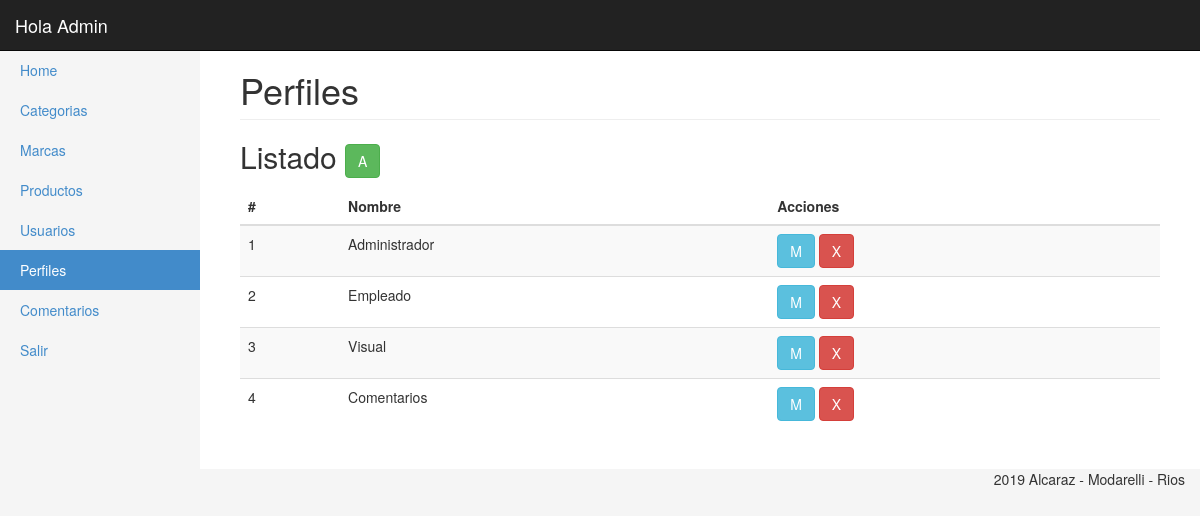
Screenshot of /_admin/perfiles.php (signed in) with the database file from the repository.
### tables this page shows
CREATE TABLE `perfil` (
  `id` int(11) NOT NULL,
  `nombre` varchar(100) NOT NULL
);

### _admin/clases/perfil.php (called while the page is built, shortened)
<?
Class Perfil{
	private $con;
	public function __construct($con){
		$this->con = $con;
	}
	public function getList(){
		$query = "SELECT id, nombre
		           FROM perfil";
        return $this->con->query($query);
	}
}
?>

### _admin/perfiles.php (the view, shortened to what this page needs)
<?
require('inc/header.php');
?>
<div class="container-fluid">
      <?$perfilMenu = 'Perfiles';
	 $perfiles = new Perfil($con);
	include('inc/side_bar.php');
        ?>
        <div class="col-sm-9 col-md-10 main">
		  <h1 class="page-header">
            Perfiles
          </h1>
			<h2 class="sub-header">Listado
			<?if(in_array('profile.add',$_SESSION['usuario']['permisos'])){?>
				<a href="perfiles_ae.php"><button type="button" class="btn btn-success" title="Agregar">A</button></a>
			<?}?>
			</h2>
          <div class="table-responsive">
            <table class="table table-striped">
              <thead>
                <tr>
                  <th>#</th>
                  <th>Nombre</th>
				  <th>Acciones</th>
                </tr>
              </thead>
			  <tbody>
				<?
					foreach($perfiles->getList() as $perfil){?>
						<tr>
						  <td><?=$perfil['id'];?></td>
						  <td><?=$perfil['nombre'];?></td>
						  <td>
							<?if(in_array('profile.edit',$_SESSION['usuario']['permisos'])){?>
								<a href="perfiles_ae.php?edit=<?=$perfil['id']?>"><button type="button" class="btn btn-info" title="Modificar">M</button></a>
							<?}?>
							<?if(in_array('profile.del',$_SESSION['usuario']['permisos'])){?>
								<a href="perfiles.php?del=<?=$perfil['id']?>"><button type="button" class="btn btn-danger" title="Borrar">X</button></a>
							<?}?>
					      </td>
						</tr>
				    <?}?>
              </tbody>
            </table>
          </div>
      </div>
	</div>
</div>
<?include('inc/footer.php');?>

### _admin/css/styles.css (style rules this page uses)
body { padding-top: 50px; background-color: #f5f5f5; }
.main { padding: 20px; background-color: #fff; }
@media (min-width: 768px) { .main { padding-right: 40px; padding-left: 40px; } }
.main .page-header { margin-top: 0; }

### rows the page displays
perfil: id "1", nombre "Administrador"
perfil: id "2", nombre "Empleado"
perfil: id "3", nombre "Visual"
perfil: id "4", nombre "Comentarios"

### other values shown
$_SESSION['usuario']['nombre'] "Admin"
